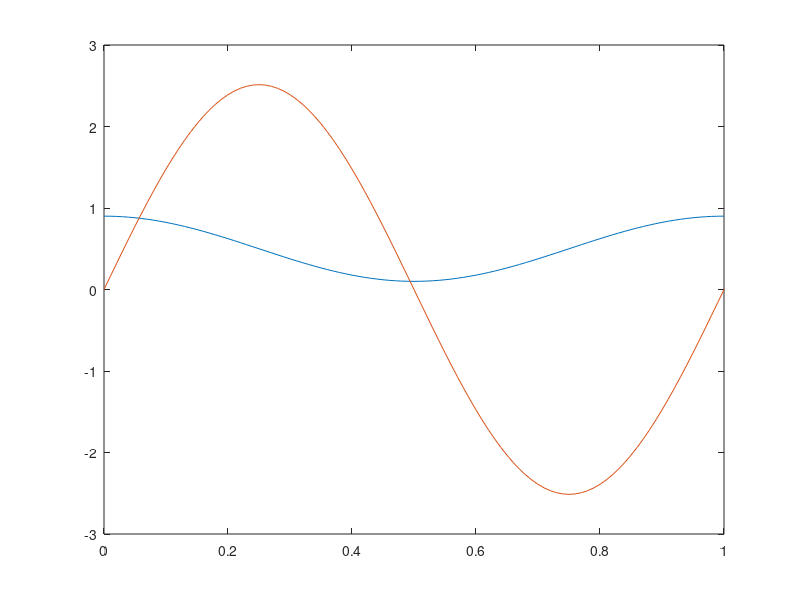

Source code (MATLAB): (Note: this script raises an error after producing the figure.)
% Nonlinear transport equation
% u_t + u u_x = 0
% Tanaka example:
% R. Tanaka, T. Nakamura, T. Yabe,
% Constructing exactly conservative scheme
% in  a non-conservative form
% Comp. Physics Comm., 126 (2000) 232-243
% CIP-CSL4 method
% 20/06/2015
% Oleg Kravchenko

clear all
close all
clc

%% initial parameters
nx      = 101;                      % number of points
a       = 0;                        % left space border
b       = 1;                        % right space border
dx      = 100*(b - a) / (nx - 1);       % space step
x       = linspace(a,b,nx);                   % space grid
c       = 1;                        % velocity of the wave
% cfl     = 0.9;
% dt      = cfl*dx;
% tcycle  = 100;
% tfin    = dt*tcycle;
tfin    = 100;
dt      = 10 / (nx - 1);             % time step
% sigma   = dt/dx;                      % Courant Friedrichs Lewy number
% tfin    = 5;                        % final time
tcycle  = tfin / dt;
L       = 1:nx-1;
R       = 2:nx;
ind     = 1;

%% initial condition
u0 = 0.5 + 0.4*cos(2*pi*x);
v0 =  0.8*pi*sin(2*pi*x);
% [u0, v0, ubc, vbc] = ua_nonlinear(9,0.5,x,0,0.5);

% plot the initial condition
figure(1)
plot(x, u0, x, v0)
% ylim([-0.5 1.5])

%% computation
un      = u0;
vn      = v0;
u       = u0;
v       = v0;
utmp    = u0;
vtmp    = v0;
t       = 0;
an      = 0*u0;
bn      = an;
cn      = an;
dn      = an;
rho     = 0.5*(u0(R) + u0(L))*dx;
rho_n   = 0*rho;
xi      = an;
delta_rho = an;

ndx     = -dx;

%% CIP-CSL4
cd dat
load 'tanaka_sample/upwind_1001.dat'
cd ..
xtmp = linspace(a,b,1001);
% upwind_1001 = ua_nonlinear(9, 0.5, xtmp, dt*tfin, 0.5);

figure(2)
offset = 0.15;
for j = 1:tcycle
    % advection phase
    an(R) = -2.5 * (6*(u(L)+u(R))*ndx - (v(L)-v(R))*ndx^2 + 12*rho) / ndx^5;
    bn(R) =    4 * ((7*u(L)+8*u(R))*ndx - (v(L)-1.5*v(R))*ndx^2 + 15*rho) / ndx^4;
    cn(R) = -1.5 * (4*(2*u(L)+3*u(R))*ndx - (v(L)-3*v(R))*ndx^2 + 20*rho) / ndx^3;
    % next time step
    xi = -u*dt;
    un = an.*xi.^4 + bn.*xi.^3 + cn.*xi.^2 + v.*xi + u;
    vn = 4*an.*xi.^3 + 3*bn.*xi.^2 + 2*cn.*xi + v;   
    % nonadvection phase    
    vn = vn - vn.^2*dt;    
    % BC
    un(1) = u(end);
    vn(1) = v(end);
%     un(1) = ubc;
%     vn(1) = vbc;
    % fluxes
    xi = -0.5*un*dt;
    delta_rho = -(an.*xi.^5/5 + bn.*xi.^4/4 + cn.*xi.^3/3 + vn.*xi/2 + un).*xi;
    rho_n = rho - delta_rho(R) + delta_rho(L);
    % update
    t   = t + dt;
    u   = un;
    v   = vn;
    rho = rho_n;
    
    % draw
    plot(x, u0,'k', x, un, '.-', xtmp, upwind_1001)
%     plot(x, u0,'k', x, un, '.-', x, utmp,'-')
    ylim([min(u0)-offset max(u0)+offset])
    text(0.5, 1.1, [int2str(ind) '/' int2str(tcycle)])
    drawnow

    
    %% time steps counter
    ind = ind + 1;
    disp([ind t])
end

% er1 = norm(un - utmp, Inf);
% er2 = (sum(abs(un - utmp).^2)/nx)^0.5;
% er3 = norm(un - utmp, 1);
% 
% disp(['Inf norm: '  num2str(er1)])
% disp(['L2 norm: '   num2str(er2)])
% disp(['L1 norm: '   num2str(er3)])